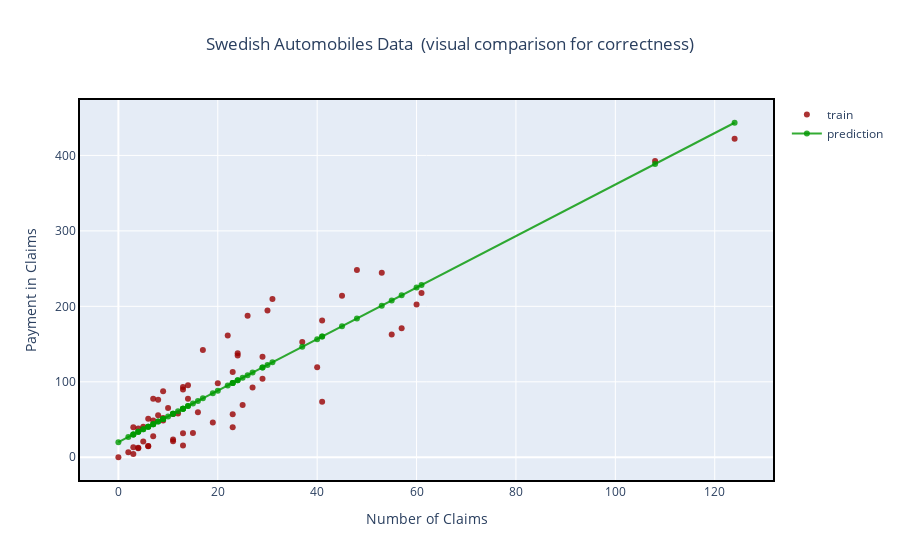

Here is the notebook cell this chart was saved with:
### Markdown cell above
### 5. Visual Comparison for Correctness

### Code cell
import plotly.graph_objects as go
fig = go.Figure()

fig.add_trace(go.Scatter(x=data['X'], y=data['Y'], name='train', mode='markers', marker_color='rgba(152, 0, 0, .8)'))
fig.add_trace(go.Scatter(x=x, y=y_hat, name='prediction', mode='lines+markers', marker_color='rgba(0, 152, 0, .8)'))

fig.update_layout(title = f'Swedish Automobiles Data\n (visual comparison for correctness)',title_x=0.5, xaxis_title= "Number of Claims", yaxis_title="Payment in Claims")
fig.update_xaxes(showline=True, linewidth=2, linecolor='black', mirror=True)
fig.update_yaxes(showline=True, linewidth=2, linecolor='black', mirror=True)
fig.show()

### Figure 1 — Plotly figure (JSON) as saved in the notebook; plotly's stock layout.template omitted (floating-point values rounded to 4 significant figures)
{"data": [{"marker": {"color": "rgba(152, 0, 0, .8)"}, "mode": "markers", "name": "train", "type": "scatter", "x": [0, 2, 3, 3, 3, 4, 4, 4, 5, 5, 6, 6, 6, 7, 7, 7, 8, 8, 9, 9, 9, 10, 11, 11, 11, 12, 13, 13, 13, 13, 14, 14, 15, 16, 17, 19, 20, 22, 23, 23, 23, 24, 24, 25, 26, 27, 29, 29, 30, 31, 37, 40, 41, 41, 45, 48, 53, 55, 57, 60, 61, 108, 124], "y": [0, 6.6, 39.9, 13.2, 4.4, 38.1, 12.6, 11.8, 40.3, 20.9, 50.9, 14.6, 14.8, 27.9, 48.8, 77.5, 76.1, 55.6, 48.7, 87.4, 52.1, 65.3, 57.2, 21.3, 23.5, 58.1, 31.9, 15.7, 93, 89.9, 77.5, 95.5, 32.1, 59.6, 142.1, 46.2, 98.1, 161.5, 113, 39.6, 56.9, 137.9, 134.9, 69.2, 187.5, 92.6, 103.9, 133.3, 194.5, 209.8, 152.8, 119.4, 73.4, 181.3, 214, 248.1, 244.6, 162.8, 170.9, 202.4, 217.6, 392.5, 422.2]}, {"marker": {"color": "rgba(0, 152, 0, .8)"}, "mode": "lines+markers", "name": "prediction", "type": "scatter", "x": [0, 2, 3, 3, 3, 4, 4, 4, 5, 5, 6, 6, 6, 7, 7, 7, 8, 8, 9, 9, 9, 10, 11, 11, 11, 12, 13, 13, 13, 13, 14, 14, 15, 16, 17, 19, 20, 22, 23, 23, 23, 24, 24, 25, 26, 27, 29, 29, 30, 31, 37, 40, 41, 41, 45, 48, 53, 55, 57, 60, 61, 108, 124], "y": [19.99, 26.82, 30.24, 30.24, 30.24, 33.65, 33.65, 33.65, 37.06, 37.06, 40.48, 40.48, 40.48, 43.89, 43.89, 43.89, 47.31, 47.31, 50.72, 50.72, 50.72, 54.13, 57.55, 57.55, 57.55, 60.96, 64.37, 64.37, 64.37, 64.37, 67.79, 67.79, 71.2, 74.62, 78.03, 84.86, 88.27, 95.1, 98.51, 98.51, 98.51, 101.9, 101.9, 105.3, 108.8, 112.2, 119.0, 119.0, 122.4, 125.8, 146.3, 156.5, 160.0, 160.0, 173.6, 183.9, 200.9, 207.8, 214.6, 224.8, 228.2, 388.7, 443.3]}], "layout": {"title": {"text": "Swedish Automobiles Data\n (visual comparison for correctness)", "x": 0.5}, "xaxis": {"linecolor": "black", "linewidth": 2, "mirror": true, "showline": true, "title": {"text": "Number of Claims"}}, "yaxis": {"linecolor": "black", "linewidth": 2, "mirror": true, "showline": true, "title": {"text": "Payment in Claims"}}}}
